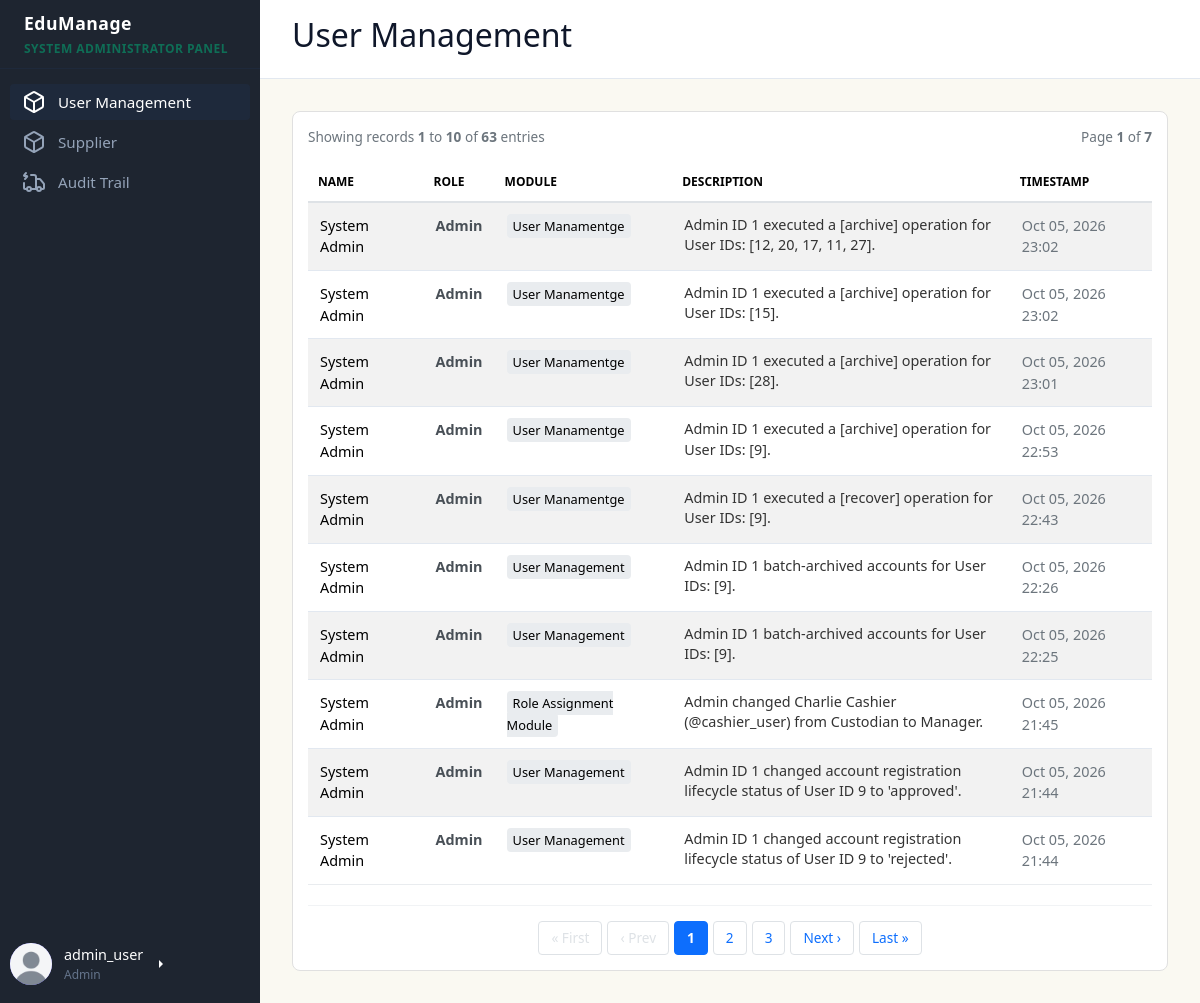
Page /dashboards/admin/admin_dashboard.php?page=audit-trail (signed in) on the committed database.
### tables this page shows
CREATE TABLE `users` (
  `user_id` int(11) NOT NULL,
  `first_name` varchar(50) NOT NULL,
  `last_name` varchar(50) NOT NULL,
  `profile_picture` varchar(255) DEFAULT 'default.jpg',
  `email` varchar(100) NOT NULL,
  `username` varchar(50) NOT NULL,
  `password_hash` varchar(255) NOT NULL,
  `role` varchar(20) NOT NULL,
  `is_archived` tinyint(1) NOT NULL DEFAULT 0,
  `approval_status` enum('pending','approved','rejected') NOT NULL DEFAULT 'pending',
  `approved_by` int(11) DEFAULT NULL,
  `approved_at` datetime DEFAULT NULL,
  `created_at` datetime DEFAULT current_timestamp()
);

CREATE TABLE `audit_logs` (
  `log_id` int(11) NOT NULL,
  `user_id` int(11) NOT NULL,
  `action` varchar(100) NOT NULL,
  `module` varchar(50) NOT NULL,
  `description` text NOT NULL,
  `created_at` datetime DEFAULT current_timestamp()
);

### dashboards/admin/modules/audit-trail.php (the view, shortened to what this page needs)
<?php
require_once '../../config/db.php';
$records_per_page = 10;
$current_page = isset($_GET['log_page']) ? intval($_GET['log_page']) : 1;
$offset = ($current_page - 1) * $records_per_page;
$count_query = "SELECT COUNT(*) as total FROM audit_logs";
$count_result = $conn->query($count_query);
$total_rows = $count_result->fetch_assoc()['total'] ?? 0;
$total_pages = ceil($total_rows / $records_per_page);
$log_query = "
    SELECT a.log_id, u.first_name, u.last_name, u.role, a.action, a.module, a.description, a.created_at
    FROM audit_logs a
    LEFT JOIN users u ON a.user_id = u.user_id
    ORDER BY a.created_at DESC
    LIMIT ? OFFSET ?
";
$stmt = $conn->prepare($log_query);
$stmt->bind_param("ii", $records_per_page, $offset);
$stmt->execute();
$logs_result = $stmt->get_result();
$current_params = $_GET;
unset($current_params['log_page']);
$query_string = http_build_query($current_params);
$base_url = "admin_dashboard.php?" . ($query_string ? $query_string . "&" : "");
?>
<div class="table-container" style="background: white; padding: 15px; border-radius: 8px; border: 1px solid #e0e0e0;">
    <div style="display: flex; justify-content: space-between; align-items: center; margin-bottom: 15px; font-size: 0.85rem; color: #6c757d;">
        <span>Showing records <strong><?= min($offset + 1, $total_rows) ?></strong> to <strong><?= min($offset + $records_per_page, $total_rows) ?></strong> of <strong><?= $total_rows ?></strong> entries</span>
        <span>Page <strong><?= $current_page ?></strong> of <strong><?= $total_pages ?: 1 ?></strong></span>
    </div>
    <table class="table table-striped" style="width: 100%; border-collapse: collapse; font-size: 0.9rem; text-align: left;">
        <thead>
            <tr style="background: #f8f9fa; border-bottom: 2px solid #dee2e6;">
                <th style="padding: 10px;">Name</th>
                <th style="padding: 10px;">Role</th>
                <th style="padding: 10px;">Module</th>
                <th style="padding: 10px;">Description</th>
                <th style="padding: 10px;">Timestamp</th>
            </tr>
        </thead>
        <tbody>
            <?php if ($logs_result->num_rows === 0): ?>
                <tr>
                    <td colspan="5" style="padding: 20px; text-align: center; color: #868e96;">No audit records found inside system storage index.</td>
                </tr>
            <?php else: ?>
                <?php while ($log = $logs_result->fetch_assoc()): ?>
                    <tr style="border-bottom: 1px solid #e9ecef; transition: background 0.1s;" onmouseover="this.style.background='#f8f9fa'" onmouseout="this.style.background='transparent'">
                        <td style="padding: 12px;"><?= htmlspecialchars($log['first_name'] . " " . $log['last_name']) ?: '<em style="color:#bbb;">System Automatons</em>' ?></td>
                        <td style="padding: 12px; font-weight: bold; color: #495057;"><?= htmlspecialchars($log['role'] ?: 'System Engine') ?></td>
                        <td style="padding: 12px;"><span style="background: #e9ecef; padding: 3px 6px; border-radius: 4px; font-size: 0.8rem;"><?= htmlspecialchars($log['module']) ?></span></td>
                        <td style="padding: 12px; width: 40%; color: #333; line-height: 1.4;"><?= htmlspecialchars($log['description']) ?></td>
                        <td style="padding: 12px; color: #6c757d;"><?= date('M d, Y H:i', strtotime($log['created_at'])) ?></td>
                    </tr>
                <?php endwhile; ?>
            <?php endif; ?>
        </tbody>
    </table>
    <?php if ($total_pages > 1): ?>
        <div class="pagination-pad" style="display: flex; justify-content: center; align-items: center; gap: 5px; margin-top: 20px; padding-top: 15px; border-top: 1px solid #f1f3f5;">
            <a href="<?= $base_url ?>log_page=1" style="padding: 6px 12px; border: 1px solid #dee2e6; border-radius: 4px; text-decoration: none; color: #0d6efd; font-size: 0.85rem; <?= $current_page == 1 ? 'pointer-events: none; color: #dee2e6;' : '' ?>">« First</a>
            <a href="<?= $base_url ?>log_page=<?= $current_page - 1 ?>" style="padding: 6px 12px; border: 1px solid #dee2e6; border-radius: 4px; text-decoration: none; color: #0d6efd; font-size: 0.85rem; <?= $current_page == 1 ? 'pointer-events: none; color: #dee2e6;' : '' ?>">‹ Prev</a>
            <?php
            $start_pad = max(1, $current_page - 2);
            $end_pad = min($total_pages, $current_page + 2);
            for ($i = $start_pad; $i <= $end_pad; $i++):
                $is_active = ($i === $current_page);
                $bg_color = $is_active ? '#0d6efd' : 'transparent';
                $text_color = $is_active ? '#fff' : '#0d6efd';
                $border_color = $is_active ? '#0d6efd' : '#dee2e6';
            ?>
                <a href="<?= $base_url ?>log_page=<?= $i ?>" style="padding: 6px 12px; border: 1px solid <?= $border_color ?>; background: <?= $bg_color ?>; color: <?= $text_color ?>; border-radius: 4px; text-decoration: none; font-size: 0.85rem; font-weight: <?= $is_active ? 'bold' : 'normal' ?>;">
                    <?= $i ?>
                </a>
            <?php endfor; ?>
            <a href="<?= $base_url ?>log_page=<?= $current_page + 1 ?>" style="padding: 6px 12px; border: 1px solid #dee2e6; border-radius: 4px; text-decoration: none; color: #0d6efd; font-size: 0.85rem; <?= $current_page >= $total_pages ? 'pointer-events: none; color: #dee2e6;' : '' ?>">Next ›</a>
            <a href="<?= $base_url ?>log_page=<?= $total_pages ?>" style="padding: 6px 12px; border: 1px solid #dee2e6; border-radius: 4px; text-decoration: none; color: #0d6efd; font-size: 0.85rem; <?= $current_page >= $total_pages ? 'pointer-events: none; color: #dee2e6;' : '' ?>">Last »</a>
        </div>
    <?php endif; ?>
</div>

### dashboards/admin/adminsidebar.php (shortened to what this page needs)
<aside>
    <div class="brand">
        EduManage
        <span>System Administrator Panel</span>
    </div>
    <ul class="menu">
        <li class="menu-item active">
            <a href="admin_dashboard.php?page=users"><?php include("../../icons/box-icon.html") ?> <span>User Management</span></a>
        </li>
        <li class="menu-item">
            <a href="admin_dashboard.php?page=supplier"><?php include("../../icons/box-icon-product.html") ?> <span>Supplier</span></a>
        </li>
        <li class="menu-item">
            <a href="admin_dashboard.php?page=audit-trail"><?php include("../../icons/truck-icon.html") ?> <span>Audit Trail</span></a>
        </li>
    </ul>
    <div class="btn-group dropend mb-2">
        <a role="button" class="user-profile dropdown-toggle text-white text-decoration-none" data-bs-toggle="dropdown" aria-expanded="false">
            <div class="avatar">
                <?php if (!empty($user['profile_picture'])): ?>
                    <img
                        src="../../uploads/profile_pictures/<?= htmlspecialchars($user['profile_picture']) ?>"
                        alt="Profile Picture">
                <?php else: ?>
                    <?= strtoupper(substr($user['username'], 0, 2)) ?>
                <?php endif; ?>
            </div>
            <div class="user-info" style="text-align: left;">
                <span style="font-size: 0.9rem;">
                    <?= htmlspecialchars($user['username']) ?>
                </span>
                <span style="font-size: 0.75rem; color: var(--text-muted);">
                    <?= htmlspecialchars($user['role']) ?>
                </span>
            </div>
        </a>
    </div>
</aside>

### css/style.css (style rules this page uses)
:root { --bg-main: #faf9f2; --bg-sidebar: #1e2530; --sidebar-active: #1e293b; --primary: #0f6e56; --primary-hover: #0f766e; --secondary: yellow; --text-dark: #0f172a; --text-muted: #64748b; --border: #e2e8f0; --success: #10b981; --warning: #f59e0b; --info: #06b6d4; }
* { box-sizing: border-box; margin: 0; padding: 0; font-family: "Segoe UI", system-ui, sans-serif; }
body { background-color: var(--bg-main); color: var(--text-dark); display: flex; height: 100vh; overflow: hidden; }
aside { width: 260px; background-color: var(--bg-sidebar); color: #ffffff; display: flex; flex-direction: column; flex-shrink: 0; }
.brand { padding-inline: 24px; padding-block: 10px; font-size: 1.1rem; font-weight: bold; border-bottom: 1px solid var(--sidebar-active); letter-spacing: 0.5px; }
.brand span { color: var(--primary); display: block; font-size: 0.75rem; text-transform: uppercase; margin-top: 4px; }
.menu { list-style: none; padding: 15px 10px; display: flex; flex-direction: column; gap: 4px; flex-grow: 1; }
.menu-item a { display: flex; align-items: center; gap: 12px; color: #94a3b8; text-decoration: none; padding: 6px; padding-left: 12px; border-radius: 4px; font-size: 0.95rem; transition: all 0.2s; }
.menu-item.active a, .menu-item a:hover { background-color: var(--sidebar-active); color: #ffffff; }
.user-profile { display: flex; align-items: center; gap: 12px; padding-left: 10px; margin-bottom: 10px; }
.user-info { display: flex; flex-direction: column; gap: 1px; }
.avatar { width: 36px; height: 36px; background-color: var(--primary); color: #ffffff; border-radius: 50%; display: flex; align-items: center; justify-content: center; font-weight: bold; font-size: 0.9rem; }
.btn-group { display: flex; gap: 12px; }
.table-container { background: #ffffff; border: 1px solid var(--border); border-radius: 12px; overflow: hidden; }
table { width: 100%; border-collapse: collapse; text-align: left; }
th { background-color: #f8fafc; color: var(--text-muted); font-size: 0.75rem; text-transform: uppercase; font-weight: 700; padding: 14px 24px; border-bottom: 1px solid var(--border); }
td { padding: 16px 24px; border-bottom: 1px solid var(--border); font-size: 0.9rem; }
tr:last-child td { border-bottom: none; }
.avatar { width: 42px; height: 42px; border-radius: 50%; overflow: hidden; display: flex; align-items: center; justify-content: center; background: #6c63ff; color: white; font-weight: 600; }
.avatar img { width: 100%; height: 100%; object-fit: cover; }

### dashboards/admin/admin_dashboard.php (style rules this page uses)
.avatar { width: 42px; height: 42px; min-width: 42px; min-height: 42px; border-radius: 50%; overflow: hidden; display: flex; align-items: center; justify-content: center; font-weight: 600; }
.avatar img { width: 100%; height: 100%; object-fit: cover; display: block; }

### rows in the picture
users: profile_picture (placeholder picture), username "admin_user", role "Admin"
audit_logs: user.last_name "System Admin", user.role "Admin", module "User Manamentge", description "Admin ID 1 executed a [archive] operation for User IDs: [12, 20, 17, 11, 27].", created_at "Oct 05, 2026 23:02"
audit_logs: user.last_name "System Admin", user.role "Admin", module "User Manamentge", description "Admin ID 1 executed a [archive] operation for User IDs: [15].", created_at "Oct 05, 2026 23:02"
audit_logs: user.last_name "System Admin", user.role "Admin", module "User Manamentge", description "Admin ID 1 executed a [archive] operation for User IDs: [28].", created_at "Oct 05, 2026 23:01"
audit_logs: user.last_name "System Admin", user.role "Admin", module "User Manamentge", description "Admin ID 1 executed a [archive] operation for User IDs: [9].", created_at "Oct 05, 2026 22:53"
audit_logs: user.last_name "System Admin", user.role "Admin", module "User Manamentge", description "Admin ID 1 executed a [recover] operation for User IDs: [9].", created_at "Oct 05, 2026 22:43"
audit_logs: user.last_name "System Admin", user.role "Admin", module "User Management", description "Admin ID 1 batch-archived accounts for User IDs: [9].", created_at "Oct 05, 2026 22:26"
audit_logs: user.last_name "System Admin", user.role "Admin", module "User Management", description "Admin ID 1 batch-archived accounts for User IDs: [9].", created_at "Oct 05, 2026 22:25"
audit_logs: user.last_name "System Admin", user.role "Admin", module "Role Assignment Module", description "Admin changed Charlie Cashier (@cashier_user) from Custodian to Manager.", created_at "Oct 05, 2026 21:45"
audit_logs: user.last_name "System Admin", user.role "Admin", module "User Management", description "Admin ID 1 changed account registration lifecycle status of User ID 9 to 'approved'.", created_at "Oct 05, 2026 21:44"
audit_logs: user.last_name "System Admin", user.role "Admin", module "User Management", description "Admin ID 1 changed account registration lifecycle status of User ID 9 to 'rejected'.", created_at "Oct 05, 2026 21:44"

### other values in the picture
min($offset + 1, $total_rows) "1"
min($offset + $records_per_page, $total_rows) "10"
$total_rows "63"
$current_page "1"
$total_pages ?: 1 "7"
